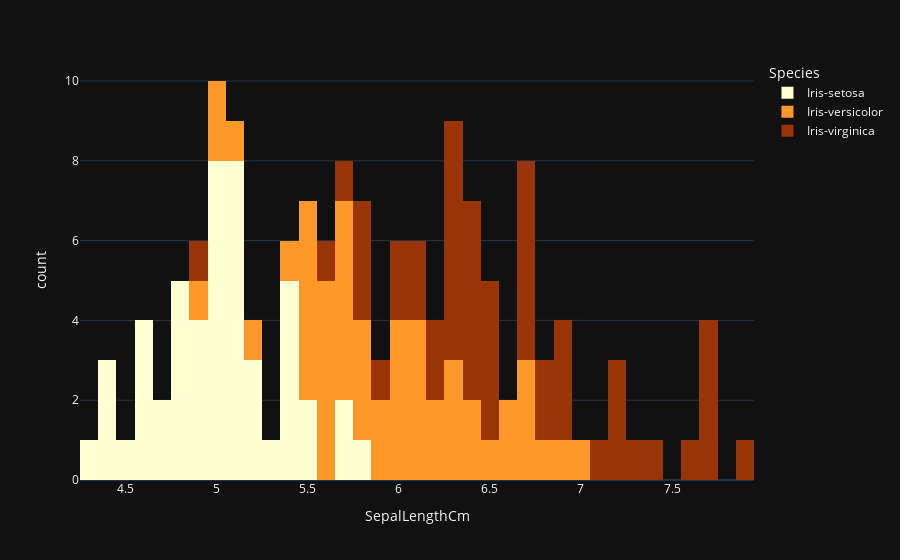

Notebook source saved alongside this figure:
### Code cell
fig = px.histogram(data_frame=iris, x='SepalLengthCm',color='Species', template='plotly_dark',nbins=50)
fig.show()

### Figure 1 — Plotly figure (JSON) as saved in the notebook; plotly's stock layout.template omitted (floating-point values rounded to 4 significant figures)
{"data": [{"bingroup": "x", "hovertemplate": "Species=Iris-setosa<br>SepalLengthCm=%{x}<br>count=%{y}<extra></extra>", "legendgroup": "Iris-setosa", "marker": {"color": "#ffffd4 ", "pattern": {"shape": ""}}, "name": "Iris-setosa", "nbinsx": 50, "orientation": "v", "showlegend": true, "type": "histogram", "x": [5.1, 4.9, 4.7, 4.6, 5.0, 5.4, 4.6, 5.0, 4.4, 4.9, 5.4, 4.8, 4.8, 4.3, 5.8, 5.7, 5.4, 5.1, 5.7, 5.1, 5.4, 5.1, 4.6, 5.1, 4.8, 5.0, 5.0, 5.2, 5.2, 4.7, 4.8, 5.4, 5.2, 5.5, 4.9, 5.0, 5.5, 4.9, 4.4, 5.1, 5.0, 4.5, 4.4, 5.0, 5.1, 4.8, 5.1, 4.6, 5.3, 5.0], "xaxis": "x", "yaxis": "y"}, {"bingroup": "x", "hovertemplate": "Species=Iris-versicolor<br>SepalLengthCm=%{x}<br>count=%{y}<extra></extra>", "legendgroup": "Iris-versicolor", "marker": {"color": "#fe9929 ", "pattern": {"shape": ""}}, "name": "Iris-versicolor", "nbinsx": 50, "orientation": "v", "showlegend": true, "type": "histogram", "x": [7.0, 6.4, 6.9, 5.5, 6.5, 5.7, 6.3, 4.9, 6.6, 5.2, 5.0, 5.9, 6.0, 6.1, 5.6, 6.7, 5.6, 5.8, 6.2, 5.6, 5.9, 6.1, 6.3, 6.1, 6.4, 6.6, 6.8, 6.7, 6.0, 5.7, 5.5, 5.5, 5.8, 6.0, 5.4, 6.0, 6.7, 6.3, 5.6, 5.5, 5.5, 6.1, 5.8, 5.0, 5.6, 5.7, 5.7, 6.2, 5.1, 5.7], "xaxis": "x", "yaxis": "y"}, {"bingroup": "x", "hovertemplate": "Species=Iris-virginica<br>SepalLengthCm=%{x}<br>count=%{y}<extra></extra>", "legendgroup": "Iris-virginica", "marker": {"color": "#993404 ", "pattern": {"shape": ""}}, "name": "Iris-virginica", "nbinsx": 50, "orientation": "v", "showlegend": true, "type": "histogram", "x": [6.3, 5.8, 7.1, 6.3, 6.5, 7.6, 4.9, 7.3, 6.7, 7.2, 6.5, 6.4, 6.8, 5.7, 5.8, 6.4, 6.5, 7.7, 7.7, 6.0, 6.9, 5.6, 7.7, 6.3, 6.7, 7.2, 6.2, 6.1, 6.4, 7.2, 7.4, 7.9, 6.4, 6.3, 6.1, 7.7, 6.3, 6.4, 6.0, 6.9, 6.7, 6.9, 5.8, 6.8, 6.7, 6.7, 6.3, 6.5, 6.2, 5.9], "xaxis": "x", "yaxis": "y"}], "layout": {"barmode": "relative", "legend": {"title": {"text": "Species"}, "tracegroupgap": 0}, "margin": {"t": 60}, "xaxis": {"anchor": "y", "domain": [0, 1], "title": {"text": "SepalLengthCm"}}, "yaxis": {"anchor": "x", "domain": [0, 1], "title": {"text": "count"}}}}
